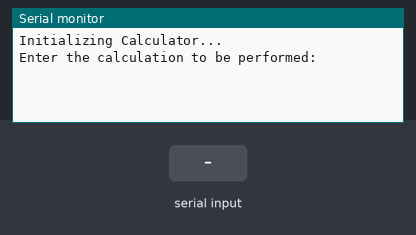
A sketch run on a simulated Arduino Uno, built with avr-gcc and run on an emulated ATmega328P. Parts: the last lines printed to the serial monitor. The test bench sets the inputs (shaded band).

Above: at 1.2 s.
1.3 s: "+\n" received over Serial
At 3.5 s:
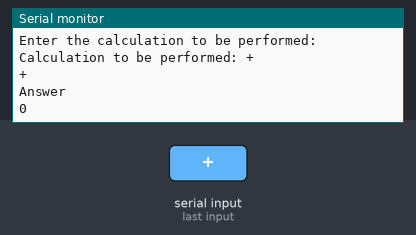
3.8 s: "*\n" received over Serial
At 5.5 s:
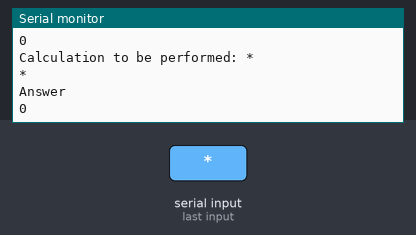
6.3 s: "/\n" received over Serial
At 8.5 s:
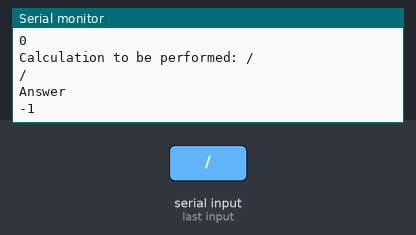
8.8 s: "1/90/45\n" received over Serial
At 11.1 s:
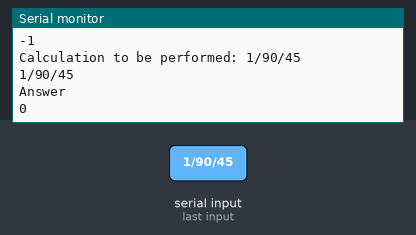

The sketch:

sketch.ino
```cpp
#define SIZE_ARRAY 300

int calculator(int arg1,int arg2,int operand){
  //To perform basic calculation
    if(operand==0)return arg1+arg2;
    else if(operand==1)return arg1-arg2;
    if(operand==2)return arg1*arg2;
    return arg1/arg2;
}


void removeSpaces(char *str)
{
    // To keep track of non-space character count
    int count = 0;
    // Traverse the given string. If current character
    // is not space, then place it at index 'count++'
    for (int i = 0; str[i]; i++)
        if (str[i] != ' ')
            str[count++] = str[i]; // here count is
                                   // incremented
    str[count] = '\0';
}


void setup()
{

  Serial.begin(9600);
  Serial.println("Initializing Calculator...\nEnter the calculation to be performed:");
}

void loop()
{
  static char incomingData[SIZE_ARRAY];

  if(Serial.available())
  {

    String incomingString = Serial.readString();
    Serial.print("Calculation to be performed: ");
    Serial.println(incomingString);
    const char* str = incomingString.c_str();
    removeSpaces(str);
    Serial.println(incomingString);

    int i=0,j=0,k=0;
    bool flag_arg2=0,flag_err=0;
    int operand=5;
    char arg1[100]={0},arg2[100]={0};

    while(incomingString[i]!='\0')
    {

            if(incomingString[i]!='\n'&&incomingString[i]!='\r'&&incomingString[i]!='+'&&incomingString[i]!='-'&&incomingString[i]!='*'&&incomingString[i]!='/')
            {
              if(incomingString[i] < '0' || incomingString[i] > '9')
              {
                  flag_err=1;
                  break;
              }
            }

            if(incomingString[i]=='+'||incomingString[i]=='-'||incomingString[i]=='*'||incomingString[i]=='/')
            {
              flag_arg2=1;
              if(incomingString[i]=='+')operand=0;
              else if(incomingString[i]=='-')operand=1;
              else if(incomingString[i]=='*')operand=2;
              else operand=3;
              i++;

            }

            if(flag_arg2==0)
            {
              arg1[j++]=incomingString[i++];
            }
            else if(flag_arg2==1)
            {
              arg2[k++]=incomingString[i++];
            }

    }
// Serial.println("Argument 1=");
// Serial.println(arg1);
// Serial.println("Argument 2=");
// Serial.println(arg2);
if(flag_err==0){
    Serial.println("Answer");
    Serial.println(calculator(atoi(arg1),atoi(arg2),operand));
}
else Serial.println("Invalid Data");
}

  delay(100);
}
```

Measured:
- after the input at 1.3 s, the serial monitor: prints a new line after 1.0 s (image 1)
- after the input at 3.8 s, the serial monitor: prints a new line after 1.0 s (image 2)
- after the input at 6.3 s, the serial monitor: prints a new line after 1.0 s (image 3)
- after the input at 8.8 s, the serial monitor: prints a new line after 1.0 s (image 4)
